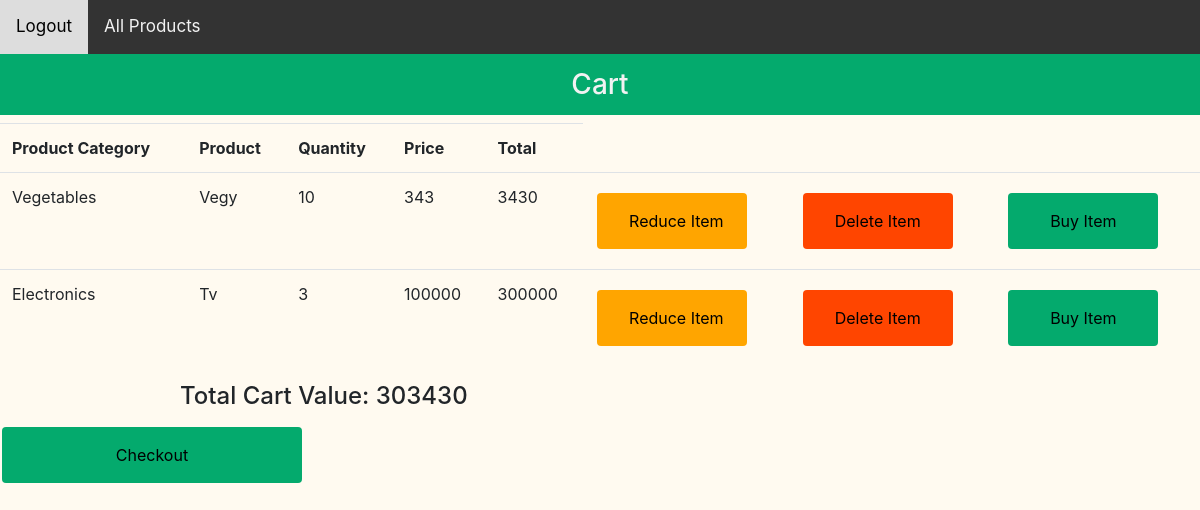
The app's page /view_cart (signed in) with its own data.
### models.py (models this page shows)
class Cart(db.Model):
	cart_id = db.Column(db.Integer(), primary_key = True)
	cart_product_quantity = db.Column(db.Integer(), nullable = False)
	cart_user_id = db.Column(db.Integer(), db.ForeignKey('users.user_id'))
	cart_product_id = db.Column(db.Integer(), db.ForeignKey('product.product_id'))
	products = db.relationship('Product', backref='cart')

class Category(db.Model):
	category_id = db.Column(db.Integer(), primary_key = True)
	category_name = db.Column(db.String(50), nullable = False)
	products = db.relationship('Product', backref='category')

class Product(db.Model):
	product_id = db.Column(db.Integer(), primary_key = True)
	product_name = db.Column(db.String(50), nullable = False)
	product_desc = db.Column(db.String(250), nullable = True)
	sell_price = db.Column(db.Integer(), nullable = False)
	cost_price = db.Column(db.Integer(), nullable = False)
	unit_of_measurement = db.Column(db.String(), nullable = False)
	discount = db.Column(db.Integer())
	product_quantity = db.Column(db.Integer(), nullable = False)
	expiry_date = db.Column(db.Date())
	product_category_id = db.Column(db.Integer(), db.ForeignKey('category.category_id'))

### main.py (the view)
@main.route('/view_cart',methods=['GET']) #### Add tables for cart data
@login_required
def view_cart():
	if request.method=='GET':
		cart_data=Cart.query.filter_by(cart_user_id=current_user.user_id).all()
		total_value = 0
		for product in cart_data:
			total_value += product.cart_product_quantity*product.products.sell_price
		return render_template('cart.html',cart_data=cart_data, total_value=total_value)

### templates/cart.html (shortened to what this page needs)
<!DOCTYPE html>
<html lang="en">
	<head>
		<link rel="stylesheet" href="https://cdn.jsdelivr.net/npm/bootstrap@4.0.0/dist/css/bootstrap.min.css">
		<link rel="stylesheet" href="{{ url_for('static', filename='styles.css') }}">
	</head>
	<body>
		<ul class="nav">
			<li class="nav-item">
			    <a class="nav-link" href="{{ url_for('auth.logout') }}">Logout</a>
			</li>
			<li class="nav-item">
			    <a class="nav-link" href="{{ url_for('main.product_page') }}">All Products</a>
			</li>
		</ul>
		<h3> Cart </h3>
		{% if cart_data %}
		<table id = "cart-table" class="table">
		<tr>
		<th>Product Category</th>
		<th>Product</th>
		<th>Quantity</th>
		<th>Price</th>
		<th>Total</th>
		</tr>
		{% for product in cart_data %}
		<tr>
		<td>{{ product.products.category.category_name }}
		<td>{{ product.products.product_name }}</td>
		<td>{{ product.cart_product_quantity }}</td>
		<td>{{ product.products.sell_price }}</td>
		<td>{{ product.products.sell_price*product.cart_product_quantity }}</td>
		<td>
		<form action="/reduce_cart_item/{{ product.cart_product_id }}" method="GET">
		<input type="submit" style="width: 150px; background-color: orange; color: black;" name="reduce_cart_item" value = "Reduce Item"/>
		</form>
		</td>
		<td>
		<form action="/delete_cart_item/{{ product.cart_product_id }}" method="GET">
		<input type="submit" style="width: 150px; background-color: orangered; color: black;" name="delete_cart_item" value = "Delete Item"/>
		</form>
		<td>
		<form action="/buy_cart_item/{{ product.cart_product_id }}" method="GET">
		<input type="submit" style="width: 150px; background-color: #04AA6D; color: black;" name="buy_cart_item" value = "Buy Item"/>
		</form>
		</td>
		</tr>
		{% endfor %}
		{% else %}
		Go to shopping page and add some items
		{% endif %}
	</table>
		<h4 style="margin-left: 180px;">Total Cart Value: {{ total_value }}</h4>
		<form action="/checkout_cart" method="GET">
		<input type="submit" name="checkout" value = "Checkout"/>
		</form>
	</body>
</html>

### static/styles.css (style rules this page uses)
ul { list-style-type: none; margin: 0; padding: 0; }
li { display: inline; }
.nav { background-color: #333; overflow: hidden; }
.nav a { float: left; color: #f2f2f2; text-align: center; padding: 14px 16px; text-decoration: none; font-size: 17px; }
h3 { background-color: #04AA6D; float: center; color: #f2f2f2; text-align: center; padding: 14px 16px; font-size: 28px; }
body { background-color: floralwhite; opacity: 1; }
input { width: 25%; padding: 12px 20px; margin: 8px 0; box-sizing: border-box; border: 1px solid black; border-radius: 4px; background-color: whitesmoke; color: black; }
input[type=button], input[type=submit], input[type=reset] { background-color: #04AA6D; border: none; color: black; padding: 16px 32px; text-decoration: none; margin: 8px 2px; cursor: pointer; }

### records on screen
Cart: products.category.category_name "Vegetables", products.product_name "Vegy", cart_product_quantity "10", products.sell_price "343", product.products.sell_price*product.cart_product_quantity "3430"
Cart: products.category.category_name "Electronics", products.product_name "Tv", cart_product_quantity "3", products.sell_price "100000", product.products.sell_price*product.cart_product_quantity "300000"

### other values on screen
{{ total_value }} "303430"
